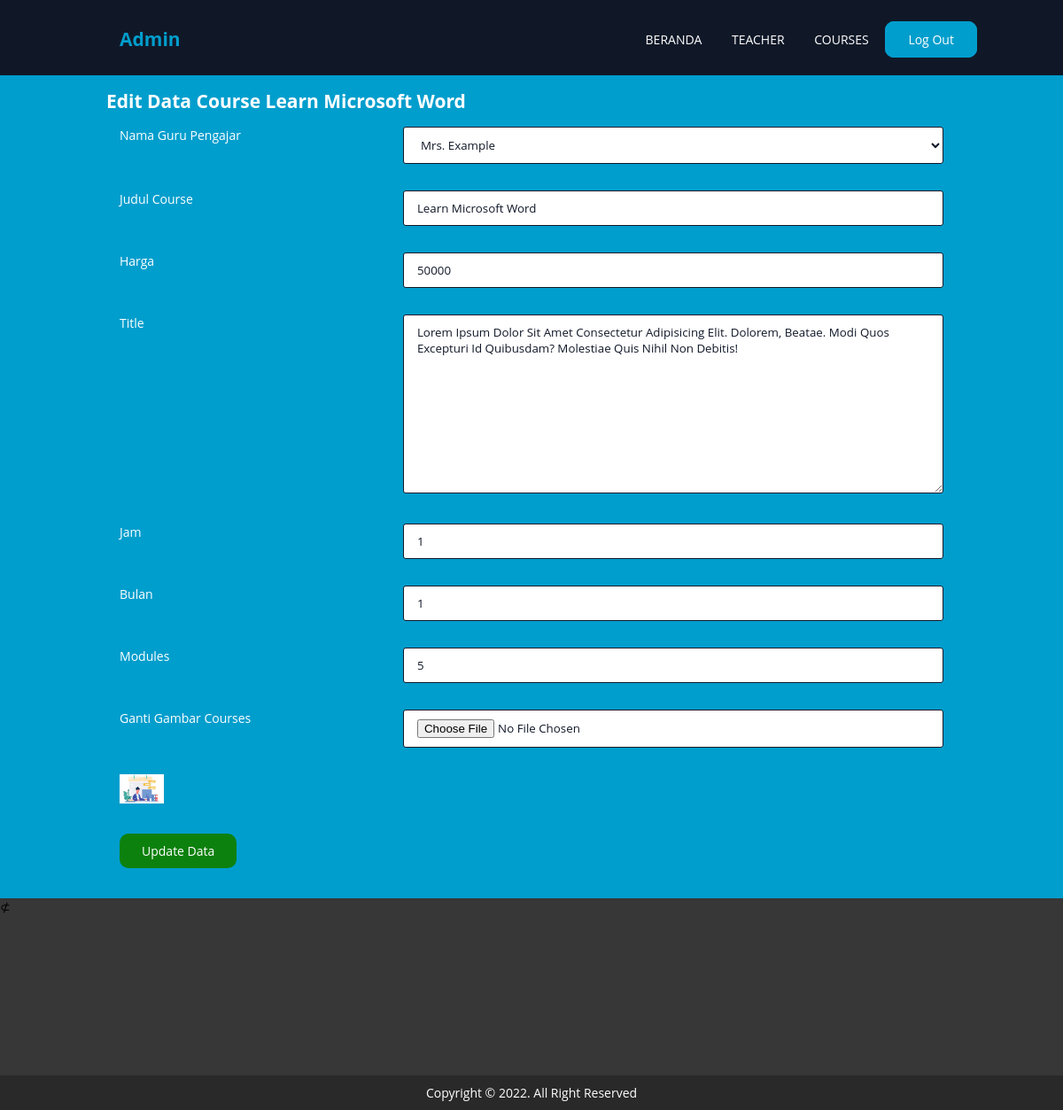
Page /admin/index.php?page=edit_courses&&id_course=1 (signed in) on the committed database.
### tables this page shows
CREATE TABLE `course` (
  `id_course` int(11) NOT NULL,
  `id_teacher` int(11) NOT NULL,
  `judul` varchar(100) NOT NULL,
  `harga` int(11) NOT NULL,
  `title` text NOT NULL,
  `jam` int(11) NOT NULL,
  `bulan` int(11) NOT NULL,
  `modules` int(11) NOT NULL,
  `images` varchar(100) NOT NULL
);

CREATE TABLE `teacher` (
  `id_teacher` int(11) NOT NULL,
  `teacher` varchar(100) NOT NULL
);

### admin/page/edit_courses.php (the view, shortened to what this page needs)
<div class="body_konten2">
	<div class="container">
		<?php
		$idcourse = mysqli_real_escape_string($conn, @$_GET['id_course']);
		$tampildata = mysqli_fetch_array(mysqli_query($conn, "SELECT * FROM course WHERE id_course='$idcourse'"));
		?>
		<h2 class="heading_teacher">Edit Data Course <?php echo $tampildata['judul'] ?></h2>
		<form method="post" action="?page=edit_courses&&proses=update
	&&id_course=<?php echo $idcourse ?>" enctype="multipart/form-data">
			<label class="col-4">Nama guru pengajar</label>
			<div class="col-8">
				<select class="form_input" name="id_teacher">
					<?php
					$teacher = mysqli_query(
						$conn,
						"SELECT * FROM teacher"
					);
					while ($teacher1 = mysqli_fetch_array($teacher)) {
					?>
						<option value="
					<?php echo $teacher1['id_teacher']; ?>" <?php if ($tampildata['id_teacher'] == $teacher1['id_teacher']) { ?>selected <?php } ?>>
							<?php echo $teacher1['teacher']; ?></option>
					<?php } ?>
				</select>
			</div>
			<label class="col-4">Judul Course</label>
			<div class="col-8">
				<input class="form_input" type="text" name="judul" value="<?php echo $tampildata['judul']; ?>" maxlength="50" placeholder="Masukan Judul Courses">
			</div>
			<label class="col-4">Harga</label>
			<div class="col-8">
				<input class="form_input" type="text" name="harga" value="<?php echo $tampildata['harga']; ?>" placeholder="Masukan Harga">
			</div>
			<label class="col-4">Title</label>
			<div class="col-8">
				<textarea class="form_input" name="title" rows="10" style="width:100%;"><?php echo $tampildata['title']; ?></textarea>
			</div>
			<label class="col-4">Jam</label>
			<div class="col-8">
				<input class="form_input" type="number" name="jam" value="<?php echo $tampildata['jam']; ?>" placeholder="Masukan berapa jam setiap pertemuan courses">
			</div>
			<label class="col-4">Bulan</label>
			<div class="col-8">
				<input class="form_input" type="number" name="bulan" value="<?php echo $tampildata['bulan']; ?>" placeholder="Masukan berapa bulan courses berjalan">
			</div>
			<label class="col-4">Modules</label>
			<div class="col-8">
				<input class="form_input" type="number" name="modules" value="<?php echo $tampildata['modules']; ?>" placeholder="Masukan berapa modules satu courses">
			</div>
			<label class="col-4">Ganti Gambar Courses</label>
			<div class="col-8">
				<input class="form_input" type="file" name="images">
			</div>
			<div class="col-12">
				<img src="../<?php echo $tampildata['images']; ?>" alt="" width="50px">
			</div>
			<div class="row">
				<div class="col-12">
					<button class="form_button2" type="submit">Update Data</button>
				</div>
			</div>
		</form>
		<br>
	</div>
</div>

### css/style.css (style rules this page uses)
:root { --gradient: linear-gradient(90deg, #fd6bfd, #1296f3); }
body { margin: 0 0 0 0; font-family: Tahoma, arial; font-size: 14px; }
* { box-sizing: border-box; }
.row { content: ""; clear: both; display: table; }
.col-4 { width: 33.33%; }
.col-8 { width: 66.66%; }
.col-12 { width: 100%; }
[class*="col-"] { float: left; padding: 15px; }
.container { margin: 0 auto; width: 80%; text-align: left; }
* { font-family: "Open Sans", sans-serif; margin: 0; padding: 0; box-sizing: border-box; border: none; outline: none; text-decoration: none; text-transform: capitalize; transition: all 0.2s linear; }
html { font-size: 62.5%; overflow-x: hidden; }
.form_button2 { padding: 10px 25px; border-radius: 10px; background: #0d810d; font-size: 14px; color: #fff; text-decoration: none; }
.body_konten2 { padding-top: 100px; background: #009ecd; color: #fff; }
.form_input { width: 100%; padding: 10px 15px; color: #101828; border-radius: 3px; background-color: #fff; border: 1px solid #101828; }
.heading_teacher { color: #fff; }

### rows in the picture
course: judul "Learn Microsoft Word", id_teacher "Mrs. Example", harga "50000", title "Lorem Ipsum Dolor Sit Amet Consectetur Adipisicing Elit. Dolorem, Beatae. Modi Quos Excepturi Id Quibusdam? Molestiae Quis Nihil Non Debitis!", jam "1", bulan "1", modules "5", images (picture)
